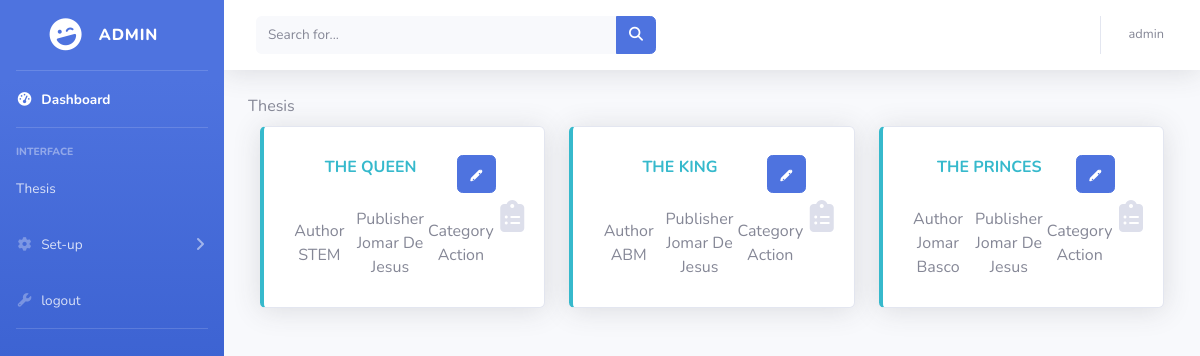
Screenshot of /admin/thesis.php (signed in) with the database file from the repository.
### tables this page shows
CREATE TABLE `tbl_users` (
  `user_id` int(11) NOT NULL,
  `username` varchar(50) NOT NULL,
  `password` varchar(255) NOT NULL,
  `name` varchar(100) NOT NULL,
  `email` varchar(100) NOT NULL,
  `role` varchar(20) NOT NULL,
  `strand` varchar(50) NOT NULL
);

CREATE TABLE `tbl_books` (
  `book_id` int(11) NOT NULL,
  `title` varchar(200) NOT NULL,
  `author` varchar(100) NOT NULL,
  `publisher` varchar(100) NOT NULL,
  `isbn` varchar(20) NOT NULL,
  `category` varchar(50) NOT NULL,
  `status` varchar(20) NOT NULL DEFAULT 'Available',
  `strand` varchar(50) NOT NULL
);

### admin/thesis.php (the view, shortened to what this page needs)
<?php
include "../session.php";
$role = $_SESSION['role'];
$sql = "SELECT * FROM tbl_users WHERE role = '$role'";
?>
<!DOCTYPE html>
<html lang="en">
<head>
        <link href="https://stackpath.bootstrapcdn.com/bootstrap/4.5.2/css/bootstrap.min.css" rel="stylesheet">
    <link href="vendor/fontawesome-free/css/all.min.css" rel="stylesheet" type="text/css">
    <link href="css/sb-admin-2.min.css" rel="stylesheet">
</head>
<body id="page-top">
    <div id="wrapper">
        <ul class="navbar-nav bg-gradient-primary sidebar sidebar-dark accordion" id="accordionSidebar">
<?php include "../nav.php"; ?>
            <hr class="sidebar-divider my-0">
        </ul>
        <div id="content-wrapper" class="d-flex flex-column">
            <div id="content">
                <nav class="navbar navbar-expand navbar-light bg-white topbar mb-4 static-top shadow">
                    <form
                        class="d-none d-sm-inline-block form-inline mr-auto ml-md-3 my-2 my-md-0 mw-100 navbar-search">
                        <div class="input-group">
                            <input type="text" class="form-control bg-light border-0 small" placeholder="Search for..."
                                aria-label="Search" aria-describedby="basic-addon2">
                            <div class="input-group-append">
                                <button class="btn btn-primary" type="button">
                                    <i class="fas fa-search fa-sm"></i>
                                </button>
                            </div>
                        </div>
                    </form>
                    <ul class="navbar-nav ml-auto">
                        <li class="nav-item dropdown no-arrow">
                            <?php
                            echo'<a class="nav-link dropdown-toggle" href="#" id="userDropdown" role="button"
                                data-toggle="dropdown" aria-haspopup="true" aria-expanded="false">
                                <span class="mr-2 d-none d-lg-inline text-gray-600 small">'.$user.'</span>
                                <!-- <img class="img-profile rounded-circle"
                                    src="img/undraw_profile.svg"> -->
                            </a>';
                            ?>
                        </li>
                    </ul>
                </nav>
                <div class="container-fluid" id="maincontent">
                     <label class="">Thesis </label>
    <?php
$query = "SELECT * FROM tbl_books";
$result = $conn->query($query);
echo '<div class="d-flex flex-wrap">';
while ($row = $result->fetch_assoc()) {
    $title = $row['title'];
    $id = $row['book_id'];
    $author = $row['author'];
    $publisher = $row['publisher'];
    $category = $row['category'];
  echo'
    <div class="col-xl-4 col-md-6 mb-4">
    <div class="card border-left-info shadow h-100 py-2">
        <div class="card-body">
            <div class="row no-gutters align-items-center">
                <div class="col mr-1">';
                echo'<button class="btn btn-primary float-right" data-toggle="modal" data-target="#modal' . $id . '">
                <svg xmlns="http://www.w3.org/2000/svg" width="13" height="13" fill="currentColor" class="bi bi-pencil" viewBox="0 0 16 16">
                    <path d="M13.473 0.849c-0.195-0.195-0.512-0.195-0.707 0l-2.291 2.291-8.16 8.16c-0.419 0.419-0.586 1.049-0.462 1.628l1.393-1.393 8.16-8.16 2.291-2.291c0.195-0.195 0.195-0.512 0-0.707zM11.68 2.643l1.439-1.439c0.293-0.293 0.77-0.293 1.063 0l0.955 0.954c0.293 0.293 0.293 0.77 0 1.063l-1.439 1.439-1.064-1.063zM2.803 12.52l-0.954-0.954L11.68 2.643l0.954 0.954L2.803 12.52z"></path>
                    <path fill-rule="evenodd" d="M14.854 3.646l-2.5-2.5a1 1 0 0 0-1.415 0l-9.586 9.586a1 1 0 0 0-0.271 0.464l-0.669 2.676a1 1 0 0 0 1.282 1.283l2.676-0.669a1 1 0 0 0 0.464-0.271l9.586-9.586a1 1 0 0 0 0-1.415zM3.207 14.207l0.665-2.658 1.993 1.993-2.658 0.665zm9.586-9.586l-0.665 2.658-1.993-1.993 2.658-0.665z"></path>
                </svg>
            </button>
                      <div class="text-l text-center font-weight-bold text-info text-uppercase mb-1">
                        '.$title.'
                        </div><br>
                    <div class="row no-gutters align-items-center">
                            <div class="col-4 text-center">
                                Author<br> '.$author.'
                            </div>
                        <div class="col-4 text-center">
                                Publisher<br> '.$publisher.'
                            </div>
                        <div class="col-4 text-center">
                                Category<br> '.$category.'
                            </div>
                    </div>
                </div>
                <div class="col-auto">
                    <i class="fas fa-clipboard-list fa-2x text-gray-300"></i>
                </div>
            </div>
        </div>
    </div>
</div>
';
}
?>
</body>
</html>

### nav.php (shortened to what this page needs)
<?php
if (isset($_SESSION['user_id'])) {
    $user_id = $_SESSION['user_id'];
    $query = "SELECT * FROM tbl_users WHERE user_id = '$user_id'";
    $result = $conn->query($query);
    if ($result->num_rows == 1) {
        $user_data = $result->fetch_assoc();
        $role = $user_data['role'];
        if ($role == 'admin') {
            $result = $conn->query($sql);
            while ($row = $result->fetch_assoc()) {
                $user = $row['username'];
            }
            echo '<a class="sidebar-brand d-flex align-items-center justify-content-center" href="dashboard">
                <div class="sidebar-brand-icon rotate-n-15">
                    <i class="fas fa-laugh-wink"></i>
                </div>
                <div class="sidebar-brand-text mx-3">' . $user . '</div>
            </a>';
            echo '<hr class="sidebar-divider my-0">
            <li class="nav-item active">
                <a class="nav-link" href="dashboard">
                    <i class="fas fa-fw fa-tachometer-alt"></i>
                    <span>Dashboard</span></a>
            </li>
            <hr class="sidebar-divider">
            <div class="sidebar-heading">
                Interface
            </div>';
            echo ' <li class="nav-item">
                <a class="nav-link collapsed" href="thesis">
                    <span>Thesis</span>
                </a>
            </li>
            <li class="nav-item">
    <a class="nav-link collapsed" href="#" data-toggle="collapse" data-target="#collapseTwo"
        aria-expanded="true" aria-controls="collapseTwo">
        <i class="fas fa-fw fa-cog"></i>
        <span>Set-up</span>
    </a>
    <div id="collapseTwo" class="collapse" aria-labelledby="headingTwo" data-parent="#accordionSidebar">
        <div class="bg-white py-2 collapse-inner rounded">
            <h6 class="collapse-header">Document Component:</h6>
            <a class="collapse-item" href="#">User</a>
            <a class="collapse-item" href="#">Strand</a>
        </div>
    </div>
</li>
            <li class="nav-item">
                <a class="nav-link collapsed" href="../backend/logout.php">
                    <i class="fas fa-fw fa-wrench"></i>
                    <span>logout</span>
                </a>
            </li>
 ';
        }
    }
}

### rows the page displays
tbl_users: username "ADMIN", username "admin"
tbl_books: title "THE QUEEN", author "STEM", publisher "Jomar De Jesus", category "Action"
tbl_books: title "THE KING", author "ABM", publisher "Jomar De Jesus", category "Action"
tbl_books: title "THE PRINCES", author "Jomar Basco", publisher "Jomar De Jesus", category "Action"
